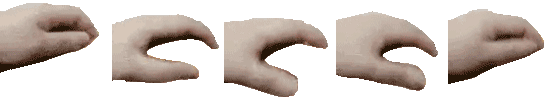
#> input picture resource/petpet_hand.png, 560 x 112 px
$ python -i spin.py   (imports and definitions only)
#> lines starting #> are read from the running program, lines starting #| are printed output that depends on the picture; after the words box and inside, x2 and y2 are one past the last pixel; in counts of white or black regions, pixels touching at a corner belong together
#> in spin_image, src is the input picture: PIL image 560x112 P; mean R, G, B, A 64.5, 56.1, 51, 103.2
### meme/gif_utils.py
"""GIF 通用工具：帧展开与类型判断，供 flip / invert / gif_speed / liquid_gif 共用"""

from PIL import Image, ImageSequence
import numpy as np
import struct


# [82 lines left out: functions is_gif, _get_background_rgba, unfold_frames, save_kwargs_for, not called in this run]


# ── LZW 编码器（GIF 格式） ──────────────────────

def _lzw_encode(data: bytes, min_code_size: int = 8) -> bytes:
    """GIF LZW 压缩。"""
    clear_code = 1 << min_code_size
    eoi_code = clear_code + 1
    next_code = eoi_code + 1
    code_size = min_code_size + 1
    max_code = 1 << code_size

    table = {}
    buf = _BitBuffer()
    buf.write(clear_code, code_size)

    prefix = data[0]
    for byte in data[1:]:
        key = (prefix << 8) | byte
        if key in table:
            prefix = table[key]
        else:
            buf.write(prefix, code_size)
            if next_code < 4096:
                table[key] = next_code
                next_code += 1
                if next_code > max_code and code_size < 12:
                    code_size += 1
                    max_code = 1 << code_size
            prefix = byte

    buf.write(prefix, code_size)
    buf.write(eoi_code, code_size)
    return buf.to_bytes()


class _BitBuffer:
    __slots__ = ('_data', '_bits', '_bit_count')

    def __init__(self):
        self._data = bytearray()
        self._bits = 0
        self._bit_count = 0

    def write(self, value: int, num_bits: int):
        self._bits |= (value & ((1 << num_bits) - 1)) << self._bit_count
        self._bit_count += num_bits
        while self._bit_count >= 8:
            self._data.append(self._bits & 0xFF)
            self._bits >>= 8
            self._bit_count -= 8

    def to_bytes(self) -> bytes:
        if self._bit_count:
            self._data.append(self._bits & 0xFF)
        return bytes(self._data)


# ── GIF 二进制写入 ─────────────────────────────

def _write_gif_sub_blocks(f, data: bytes):
    """写入 GIF sub-block 格式的数据。"""
    for i in range(0, len(data), 255):
        block = data[i:i + 255]
        f.write(struct.pack("<B", len(block)))
        f.write(block)
    f.write(b"\x00")  # 终止符


def save_rgba_gif(frames: list, durations: list, output_path: str,
                  loop: int = 0, disposal: int = 2,
                  source_palette=None, source_trans_idx=None):
    """保存 RGBA 帧列表为 GIF，正确保持透明背景。

    手工写入 GIF 二进制，确保：
    1. 所有帧共享同一个全局调色板（0 个局部调色板）
    2. 透明索引统一（所有帧同一个 transparent index）

    当提供 source_palette 时（原 GIF 的 getpalette() 结果），
    直接复用原调色板——避免重新量化导致的颜色偏移。
    适用于调速/翻转/对称等不改变像素颜色的操作。
    当未提供时（如反色操作），自动从第一帧量化生成新调色板。

    Args:
        frames: RGBA 帧列表
        durations: 每帧持续时间 (ms)
        output_path: 输出路径
        loop: 循环次数 (0=无限)
        disposal: 处置方式 (默认 2=恢复背景)
        source_palette: 可选，原 GIF 调色板 (768 bytes)
        source_trans_idx: 可选，原 GIF 透明索引
    """
    if not frames:
        return

    first_rgba = frames[0].convert("RGBA")
    has_alpha = any(
        (np.array(f.convert("RGBA").split()[-1], dtype=np.uint8) < 128).any()
        for f in frames
    )

    w, h = first_rgba.size

    # ── 1. 决定调色板 ──────────────────────
    if source_palette is not None:
        # 复用原调色板：无颜色偏移
        palette = list(source_palette)[:768]
        if len(palette) < 768:
            palette.extend([0] * (768 - len(palette)))
        trans_idx = source_trans_idx
        if trans_idx is None and has_alpha:
            # 原图无透明色但帧有透明像素 → 无可用透明索引，回退重量化
            first_p = first_rgba.quantize(colors=255, method=Image.Quantize.FASTOCTREE)
            palette = list(first_p.getpalette())[:768]
            trans_idx = first_p.info.get("transparency") or 0
            if len(palette) < 768:
                palette.extend([0] * (768 - len(palette)))
            template_p = first_p
        else:
            # 构建模板 P 图（仅用于提供给 quantize 的 palette 参考）
            template_p = Image.new("P", (1, 1))
            template_p.putpalette(palette)
    else:
        # 重新量化（反色等改变颜色的操作）
        first_p = first_rgba.quantize(colors=255, method=Image.Quantize.FASTOCTREE)
        palette = list(first_p.getpalette())[:768]
        trans_idx = first_p.info.get("transparency")
        if trans_idx is None:
            trans_idx = 0
        if len(palette) < 768:
            palette.extend([0] * (768 - len(palette)))
        template_p = first_p

    # ── 2. 将所有帧 remap 到同一调色板 ──────
    p_frames = []

    for f in frames:
        rgba = f.convert("RGBA") if f.mode != "RGBA" else f
        rgb = rgba.convert("RGB")
        quantized = rgb.quantize(palette=template_p)
        quant_arr = np.array(quantized, dtype=np.uint8)

        if trans_idx is not None and has_alpha:
            alpha = rgba.split()[-1]
            alpha_arr = np.array(alpha, dtype=np.uint8)
            quant_arr[alpha_arr < 128] = trans_idx
        p_frames.append(quant_arr)

    # ── 3. 写入 GIF 文件 ───────────────────
    with open(output_path, "wb") as f:
        # Header
        f.write(b"GIF89a")

        # Logical Screen Descriptor
        packed = 0xF7  # GCT present, 256 colors
        f.write(struct.pack("<HHBBB", w, h, packed, 0, 0))

        # Global Color Table
        f.write(bytes(palette[:768]))

        # Netscape Extension (loop)
        f.write(b"\x21\xFF\x0BNETSCAPE2.0\x03\x01")
        f.write(struct.pack("<H", loop & 0xFFFF))
        f.write(b"\x00")

        # 逐帧写入
        for i, pframe in enumerate(p_frames):
            dur_ms = durations[i] if i < len(durations) else 100
            dur_cs = max(1, min(65535, dur_ms // 10))

            # Graphic Control Extension
            disposal_bits = (disposal & 0x07) << 2
            has_trans = (trans_idx is not None and has_alpha)
            flags = disposal_bits | (0x01 if has_trans else 0x00)
            f.write(b"\x21\xF9\x04")
            t_idx = trans_idx if has_trans else 0
            f.write(struct.pack("<BHBB", flags, dur_cs, t_idx, 0))

            # Image Descriptor — 无局部调色板
            f.write(b"\x2C")
            f.write(struct.pack("<HHHH", 0, 0, w, h))
            f.write(b"\x00")

            # LZW 压缩
            min_code_size = 8
            compressed = _lzw_encode(pframe.tobytes(), min_code_size)
            f.write(struct.pack("<B", min_code_size))
            _write_gif_sub_blocks(f, compressed)

        # Trailer
        f.write(b"\x3B")

### meme/spin.py
"""旋转模块：将图片转为旋转的圆形 GIF（默认顺时针），支持动图输入"""

from PIL import Image, ImageDraw
from .gif_utils import is_gif, unfold_frames, save_rgba_gif


def _make_circular_mask(size):
    mask = Image.new("L", size, 0)
    draw = ImageDraw.Draw(mask)
    draw.ellipse((0, 0, size[0] - 1, size[1] - 1), fill=255)
    return mask


def _crop_to_square_center(img):
    w, h = img.size
#> w = 560; h = 112
    side = min(w, h)
#> side = 112
    left = (w - side) // 2
#> left = 224
    top = (h - side) // 2
#> top = 0
    return img.crop((left, top, left + side, top + side))
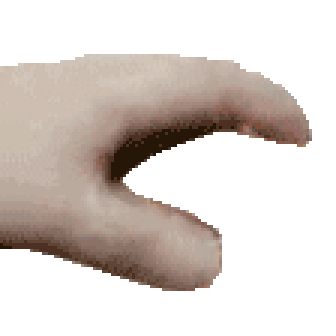
#> returned value: PIL image 112x112 RGBA (shown 3 times larger); mean R, G, B, A 68.7, 60.2, 55, 106; transparent parts drawn white


def _spin_frame(rgba, angle, size, circle_mask):
    """对单帧应用旋转 + 圆形裁切。"""
    square = _crop_to_square_center(rgba)
    if square.size[0] != size:
        square = square.resize((size, size))
    rotated = square.rotate(angle, expand=False, resample=Image.BICUBIC)
    r, g, b, a = rotated.split()
    a = Image.composite(a, Image.new("L", (size, size), 0), circle_mask)
    return Image.merge("RGBA", (r, g, b, a))


def spin_image(input_path, output_path,
               direction="clockwise",
               angle_step=6,
               frame_delay=40):
    """将图片/GIF 转为旋转的圆形 GIF。

    动图输入时，每帧按渐进角度旋转，原始动画与旋转叠加。
    """
    src = Image.open(input_path)
    n_spin = max(1, int(360 / abs(angle_step)))
    actual_step = 360.0 / n_spin
    if direction == "counterclockwise":
        actual_step = -actual_step

    if getattr(src, "is_animated", False):
        frames, durations = unfold_frames(src)
        n_src = len(frames)
        processed = []
        size = None
        circle_mask = None
        for i, f in enumerate(frames):
            rgba = f.convert("RGBA")
            if size is None:
                square = _crop_to_square_center(rgba)
                size = square.size[0]
                circle_mask = _make_circular_mask((size, size))
            angle = (360.0 / n_src) * i * (1 if direction == "clockwise" else -1)
            processed.append(_spin_frame(rgba, angle, size, circle_mask))
        save_rgba_gif(processed, durations, output_path, loop=0)
        return

    rgba = src.convert("RGBA")
    square = _crop_to_square_center(rgba)
    size = square.size[0]
#> size = 112
    circle_mask = _make_circular_mask((size, size))
#> in _make_circular_mask, `mask = Image.new("L", size, 0)`: mask: PIL image 112x112 L; every value is 0
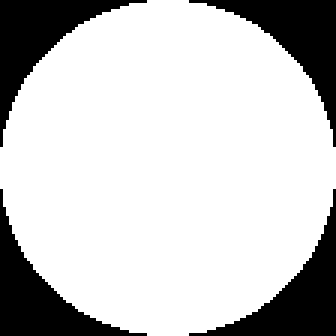
#> circle_mask: PIL image 112x112 L (shown 3 times larger); 78.3% white; 4 black regions, box (x1, y1, x2, y2) and area: (0, 0, 49, 49) 681, (63, 0, 112, 49) 681, (0, 63, 49, 112) 681, (63, 63, 112, 112) 681

    frames = [_spin_frame(rgba, i * actual_step, size, circle_mask) for i in range(n_spin)]
#> in _spin_frame, `r, g, b, a = rotated.split()`: a: PIL image 112x112 L; 41.6% white; 1 white region, box (x1, y1, x2, y2) and area: (0, 18, 104, 97) 5216
#> in _spin_frame, `a = Image.composite(a, Image.new("L", (size, size), 0), circle_mask)`: a: PIL image 112x112 L; 40% white; 1 white region, box (x1, y1, x2, y2) and area: (0, 18, 104, 97) 5022
#> in _spin_frame (call 6), `rotated = square.rotate(angle, expand=False, resample=Image.BICUBIC)`:
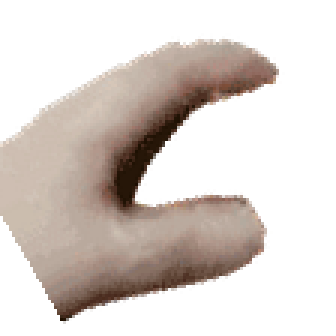
#> rotated: PIL image 112x112 RGBA (shown 3 times larger); mean R, G, B, A 69.3, 60.6, 55.2, 103.8; transparent parts drawn white
#> in _spin_frame (call 6), `r, g, b, a = rotated.split()`:
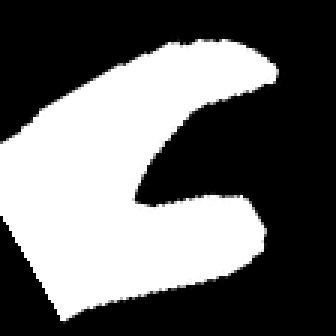
#> a: PIL image 112x112 L (shown 3 times larger); min 0, max 255, mean 103.8
#> in _spin_frame (call 7), `rotated = square.rotate(angle, expand=False, resample=Image.BICUBIC)`:
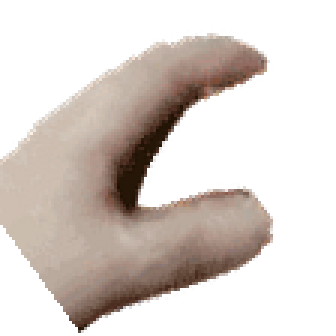
#> rotated: PIL image 112x112 RGBA (shown 3 times larger); mean R, G, B, A 69.5, 60.6, 55.3, 104.1; transparent parts drawn white
#> in _spin_frame (call 7), `r, g, b, a = rotated.split()`:
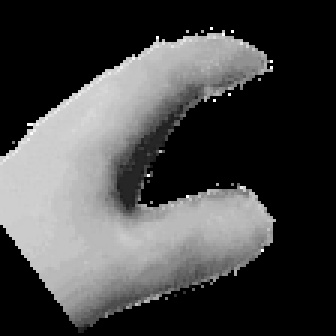
#> r: PIL image 112x112 L (shown 3 times larger); min 0, max 255, mean 69.5
#> in _spin_frame (call 7), `r, g, b, a = rotated.split()`:
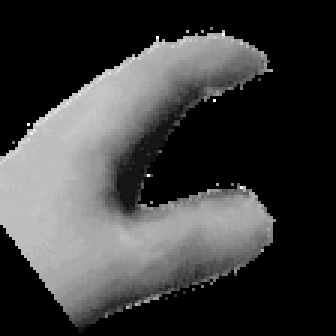
#> g: PIL image 112x112 L (shown 3 times larger); min 0, max 255, mean 60.6
#> frames = 60 items
    save_rgba_gif(frames, [frame_delay] * n_spin, output_path, loop=0)
#> in save_rgba_gif, `has_alpha = any( (np.array(f.convert("RGBA").split()[-1], dtype=np.uin..`: has_alpha = True
#> in save_rgba_gif, `palette = list(first_p.getpalette())[:768]`: palette = 765 values, max 208 at index 15, min 0 at index 0, mean 13.26
#> the loop in save_rgba_gif, `for f in frames:` made 60 passes
#> after the loop in save_rgba_gif, `for f in frames:`: p_frames = 60 items
#> the loop in save_rgba_gif, `for i, pframe in enumerate(p_frames):` made 60 passes

>>> result = spin_image('../resource/petpet_hand.png', 'out.png')
